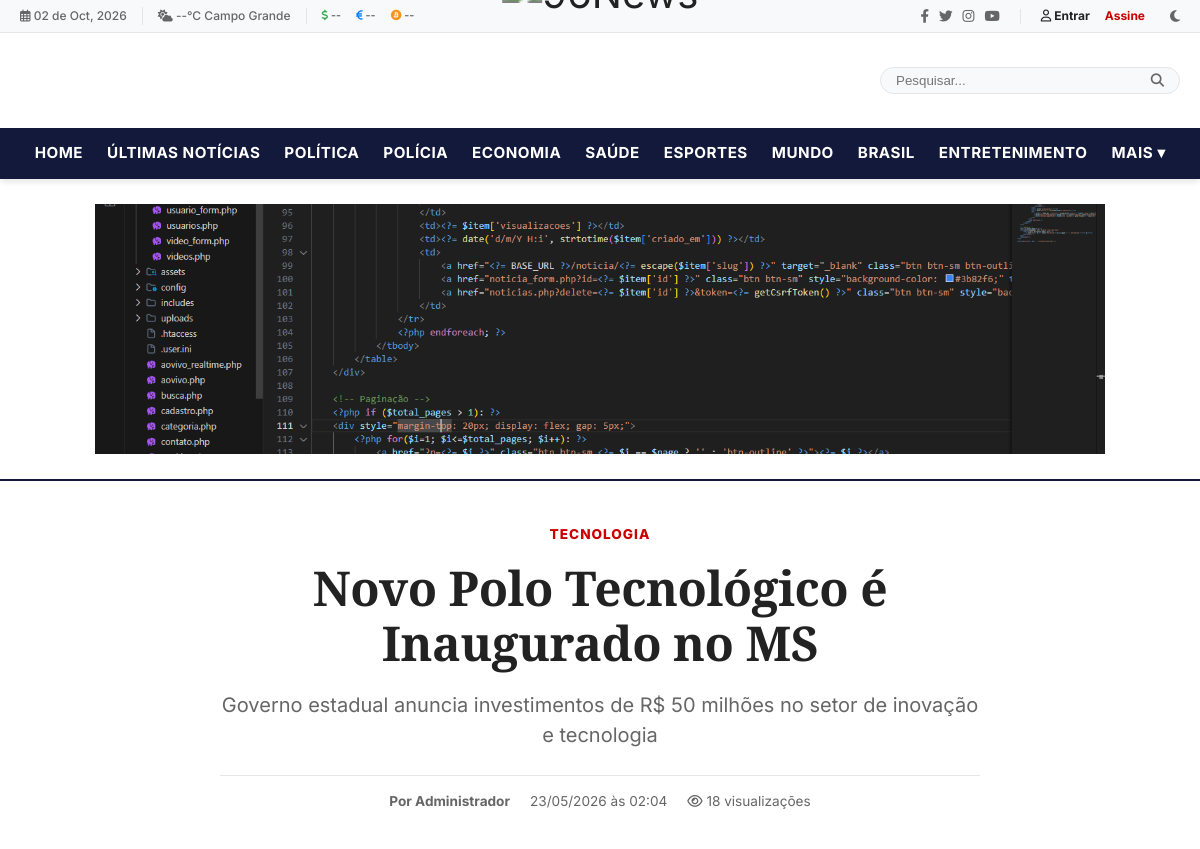
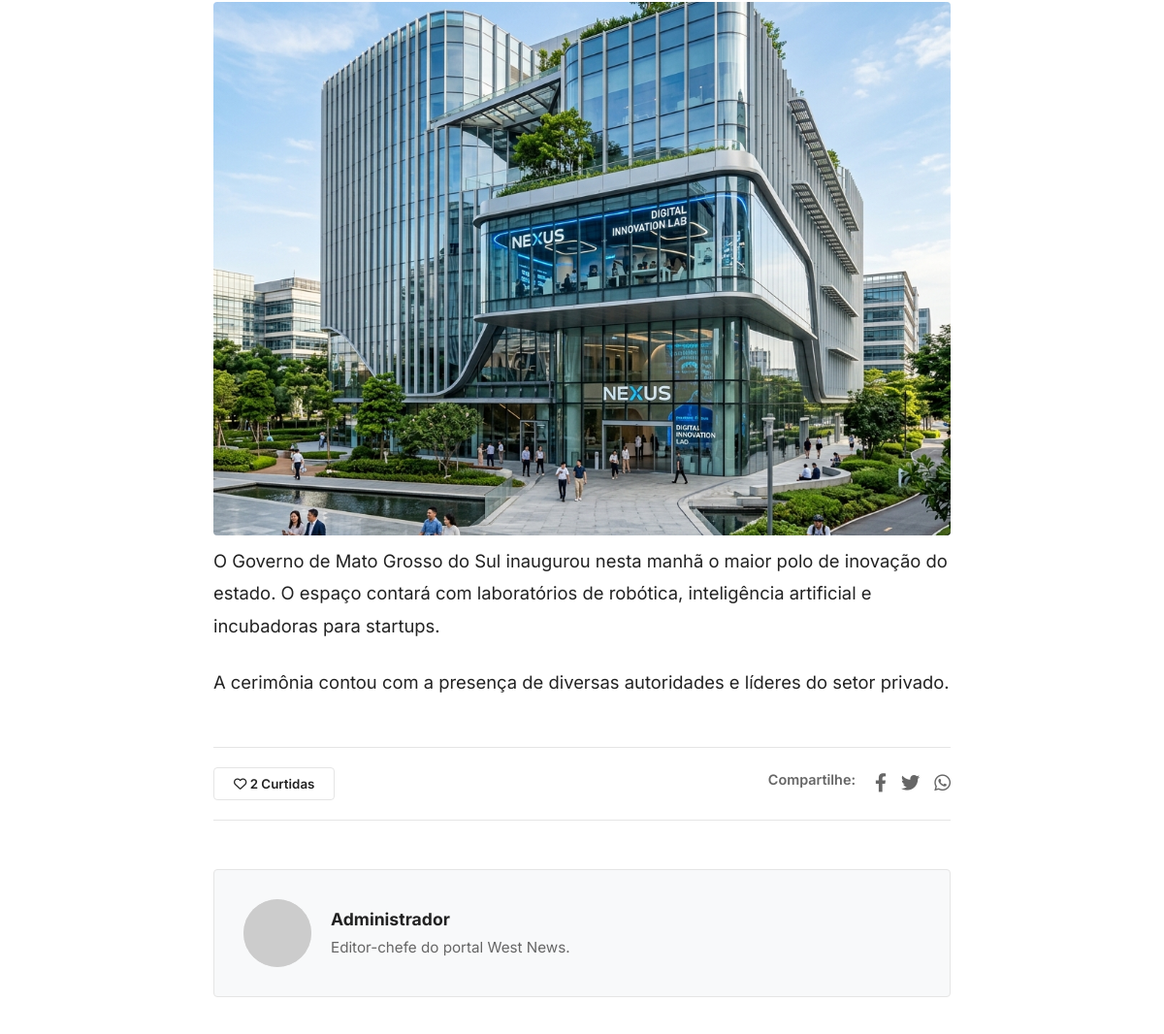
The app's page /noticia/novo-polo-tecnologico-ms (upper part), older data (2 pictures, top to bottom).
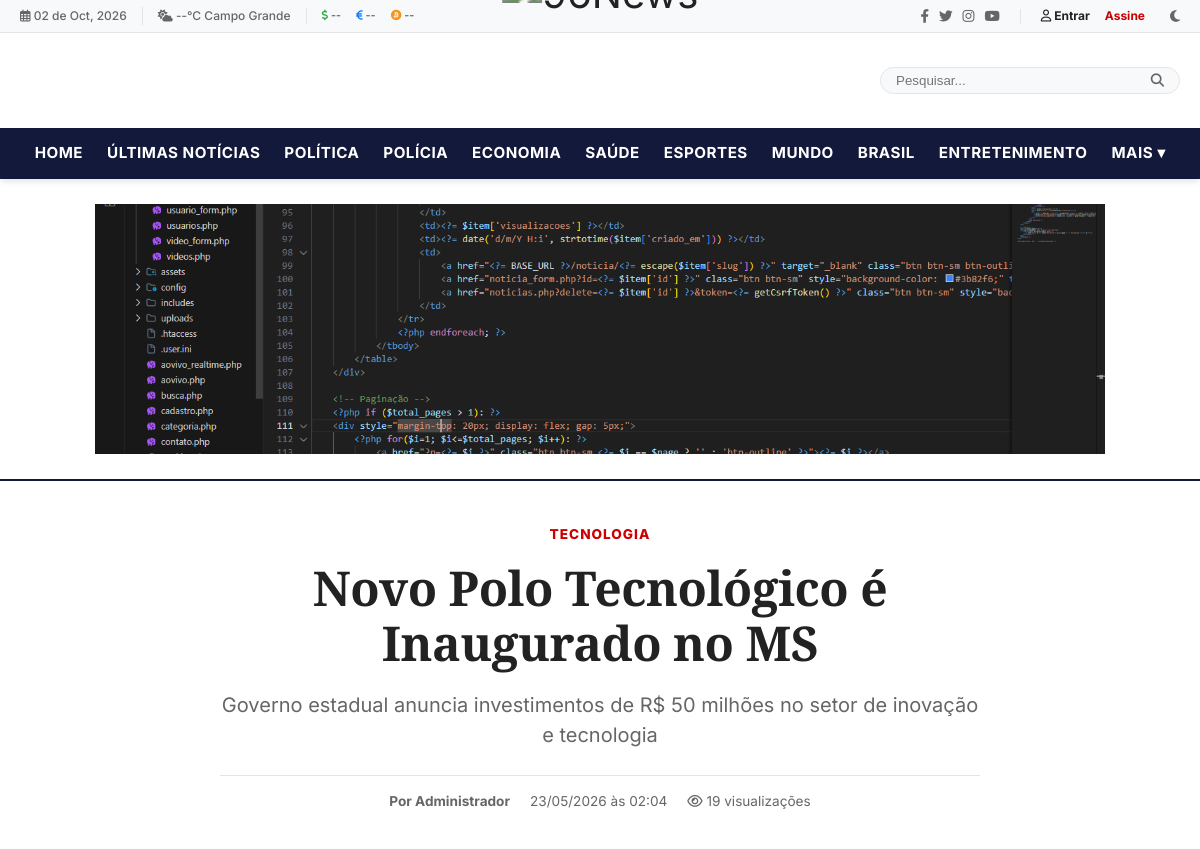
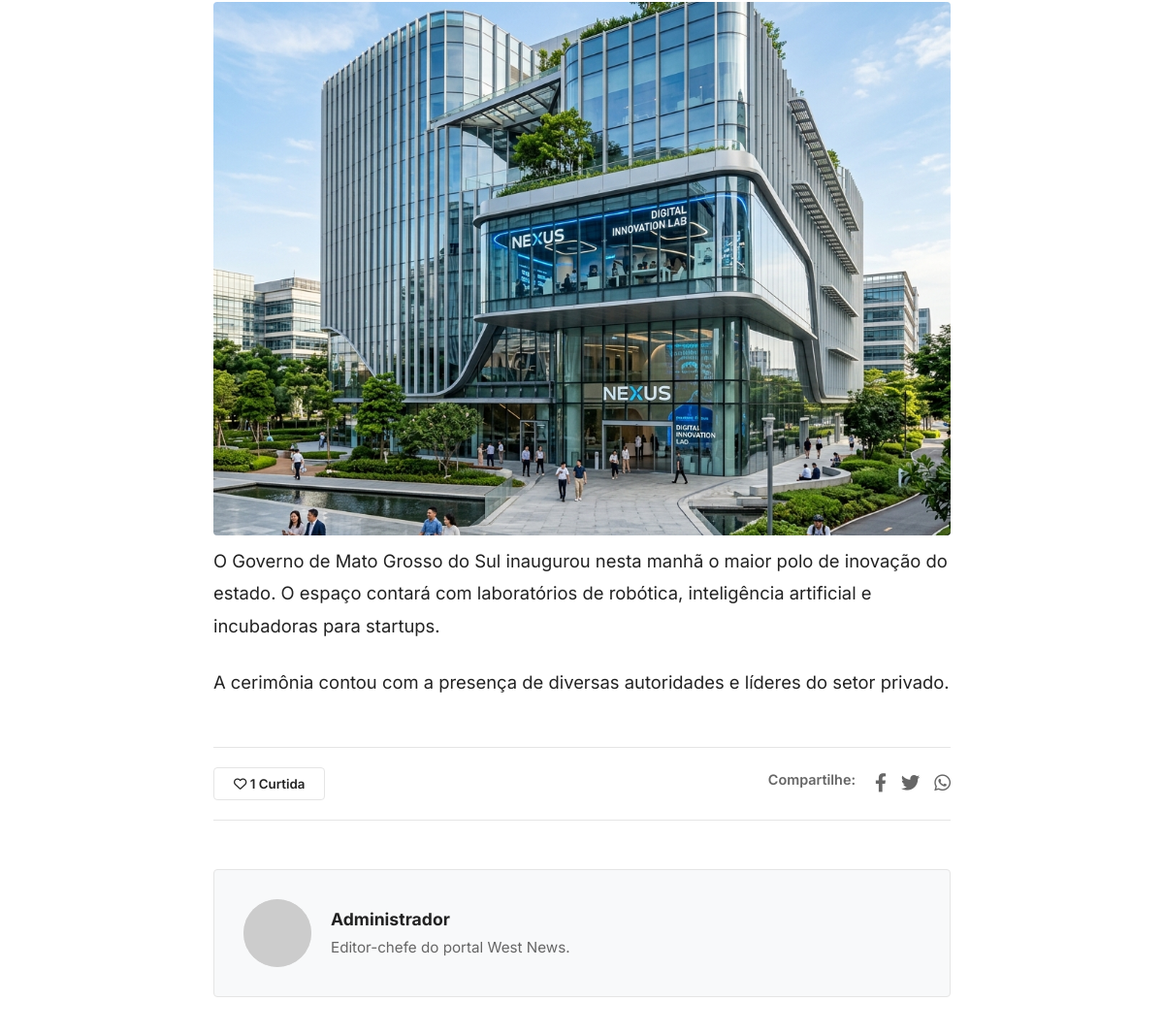
The same page, newer data (2 pictures, top to bottom).
### tables this page shows
CREATE TABLE "noticias" (
            id INTEGER PRIMARY KEY AUTOINCREMENT,
            titulo TEXT NOT NULL,
            subtitulo TEXT DEFAULT NULL,
            slug TEXT NOT NULL UNIQUE,
            conteudo TEXT NOT NULL,
            imagem_destacada TEXT DEFAULT NULL,
            legenda_imagem TEXT DEFAULT NULL,
            autor_id INTEGER DEFAULT NULL,
            autor_nome TEXT DEFAULT NULL,
            categoria_id INTEGER NOT NULL,
            visualizacoes INTEGER DEFAULT 0,
            status TEXT DEFAULT 'rascunho',
            destaque INTEGER DEFAULT 0,
            urgente INTEGER DEFAULT 0,
            data_agendamento DATETIME DEFAULT NULL,
            views INTEGER DEFAULT 0,
            criado_em TIMESTAMP DEFAULT CURRENT_TIMESTAMP,
            atualizado_em TIMESTAMP DEFAULT CURRENT_TIMESTAMP,
            created_at DATETIME DEFAULT CURRENT_TIMESTAMP,
            updated_at DATETIME DEFAULT CURRENT_TIMESTAMP,
            FOREIGN KEY (autor_id) REFERENCES usuarios (id) ON DELETE SET NULL,
            FOREIGN KEY (categoria_id) REFERENCES categorias (id) ON DELETE CASCADE
        );

CREATE TABLE `categorias` (
  `id` INTEGER PRIMARY KEY AUTOINCREMENT,
  `nome` TEXT NOT NULL,
  `slug` TEXT NOT NULL UNIQUE,
  `cor` TEXT DEFAULT '#1b5e20',
  `criado_em` TIMESTAMP DEFAULT CURRENT_TIMESTAMP
, created_at DATETIME);

CREATE TABLE `usuarios` (
  `id` INTEGER PRIMARY KEY AUTOINCREMENT,
  `nome` TEXT NOT NULL,
  `email` TEXT NOT NULL UNIQUE,
  `senha` TEXT NOT NULL,
  `tipo` TEXT DEFAULT 'user',
  `foto_perfil` TEXT DEFAULT NULL,
  `bio` TEXT,
  `criado_em` TIMESTAMP DEFAULT CURRENT_TIMESTAMP,
  `atualizado_em` TIMESTAMP DEFAULT CURRENT_TIMESTAMP
, verificado INTEGER DEFAULT 0, token_verificacao TEXT DEFAULT NULL, created_at DATETIME);

### includes/functions.php (called while the page is built, shortened)
<?php
function escape($string) {
    return htmlspecialchars($string, ENT_QUOTES, 'UTF-8');
}

### noticia.php (the view, shortened to what this page needs)
<?php
require_once __DIR__ . '/includes/functions.php';
$slug = $_GET['slug'] ?? '';
$pdo = Database::getInstance();
$stmt = $pdo->prepare("SELECT n.*, c.nome as categoria_nome, c.slug as categoria_slug,
                       COALESCE(u.nome, n.autor_nome, 'Redação') as autor_nome,
                       u.bio as autor_bio,
                       u.foto_perfil as autor_foto
                       FROM noticias n
                       LEFT JOIN categorias c ON n.categoria_id = c.id
                       LEFT JOIN usuarios u ON n.autor_id = u.id
                       WHERE n.slug = ? AND n.status = 'publicado'");
$stmt->execute([$slug]);
$noticia = $stmt->fetch();
    ?>
    <?php
$pdo->prepare("UPDATE noticias SET visualizacoes = visualizacoes + 1 WHERE id = ?")->execute([$noticia['id']]);
$stmtLikes = $pdo->prepare("SELECT COUNT(*) as total FROM curtidas WHERE noticia_id = ?");
$stmtLikes->execute([$noticia['id']]);
$total_likes = $stmtLikes->fetch()['total'];
$ja_curtiu = false;
require_once __DIR__ . '/includes/header.php';
?>
<article class="article-container">
    <header class="article-header">
        <a href="<?= BASE_URL ?>/categoria/<?= escape($noticia['categoria_slug']) ?>" class="article-category"><?= escape($noticia['categoria_nome']) ?></a>
        <h1 class="article-title"><?= escape($noticia['titulo']) ?></h1>
        <?php if ($noticia['subtitulo']): ?>
            <h2 class="article-subtitle"><?= escape($noticia['subtitulo']) ?></h2>
        <?php endif; ?>
        <div class="article-meta">
            <span><strong>Por <?= escape($noticia['autor_nome']) ?></strong></span>
            <span><?= date('d/m/Y \à\s H:i', strtotime($noticia['criado_em'])) ?></span>
            <span><i class="far fa-eye"></i> <?= $noticia['visualizacoes'] ?> visualizações</span>
        </div>
    </header>
    <?php if ($noticia['imagem_destacada']): ?>
        <img src="<?= str_starts_with($noticia['imagem_destacada'], 'data:') ? $noticia['imagem_destacada'] : BASE_URL . '/uploads/noticias/' . escape($noticia['imagem_destacada']) ?>" alt="<?= escape($noticia['titulo']) ?>" class="article-featured-image">
    <?php endif; ?>
    <link href="https://cdn.quilljs.com/1.3.6/quill.snow.css" rel="stylesheet">
    <div class="article-content ql-snow">
        <div class="ql-editor">
            <?= $noticia['conteudo'] ?>
        </div>
    </div>
    <div class="article-footer">
        <form action="" method="POST">
            <button type="submit" class="like-btn <?= $ja_curtiu ? 'liked' : '' ?>" <?= !isset($_SESSION['user_id']) ? 'disabled title="Faça login para curtir"' : '' ?>>
                <i class="<?= $ja_curtiu ? 'fas' : 'far' ?> fa-heart"></i> <?= $total_likes ?> <?= $total_likes == 1 ? 'Curtida' : 'Curtidas' ?>
            </button>
        </form>
        <div class="share-links">
            <span style="font-size: 0.9rem; font-weight: 600; margin-right: 5px; color: var(--color-text-muted);">Compartilhe:</span>
            <a href="https://www.facebook.com/sharer/sharer.php?u=<?= urlencode(BASE_URL . '/noticia/' . $slug) ?>" target="_blank"><i class="fab fa-facebook-f"></i></a>
            <a href="https://twitter.com/intent/tweet?url=<?= urlencode(BASE_URL . '/noticia/' . $slug) ?>&text=<?= urlencode($noticia['titulo']) ?>" target="_blank"><i class="fab fa-twitter"></i></a>
            <a href="https://api.whatsapp.com/send?text=<?= urlencode($noticia['titulo'] . ' ' . BASE_URL . '/noticia/' . $slug) ?>" target="_blank"><i class="fab fa-whatsapp"></i></a>
        </div>
    </div>
    <div class="author-box">
        <?php
        $autor_nome_exibicao = !empty($noticia['autor_nome']) ? $noticia['autor_nome'] : 'Redação';
        $foto_autor = !empty($noticia['autor_foto']) ? BASE_URL . '/uploads/avatares/' . $noticia['autor_foto'] : 'https://placehold.co/100x100/eeeeee/999999?text=' . strtoupper(substr($autor_nome_exibicao, 0, 1));
        ?>
        <img src="<?= $foto_autor ?>" alt="<?= escape($autor_nome_exibicao) ?>" class="author-avatar">
        <div class="author-info">
            <h3><?= escape($autor_nome_exibicao) ?></h3>
            <p><?= escape($noticia['autor_bio'] ?: 'Equipe editorial do portal 96 News.') ?></p>
        </div>
    </div>
</article>
<?php require_once __DIR__ . '/includes/footer.php'; ?>

Row changes from the older to the newer data that the page shows:
changed noticias "Novo Polo Tecnológico é Inaugurado no MS": visualizacoes "18" → "19"
Text that changed along with them:
$total_likes: "2" → "1"
text no longer shown: "Curtidas"
text now shown: "Curtida"
